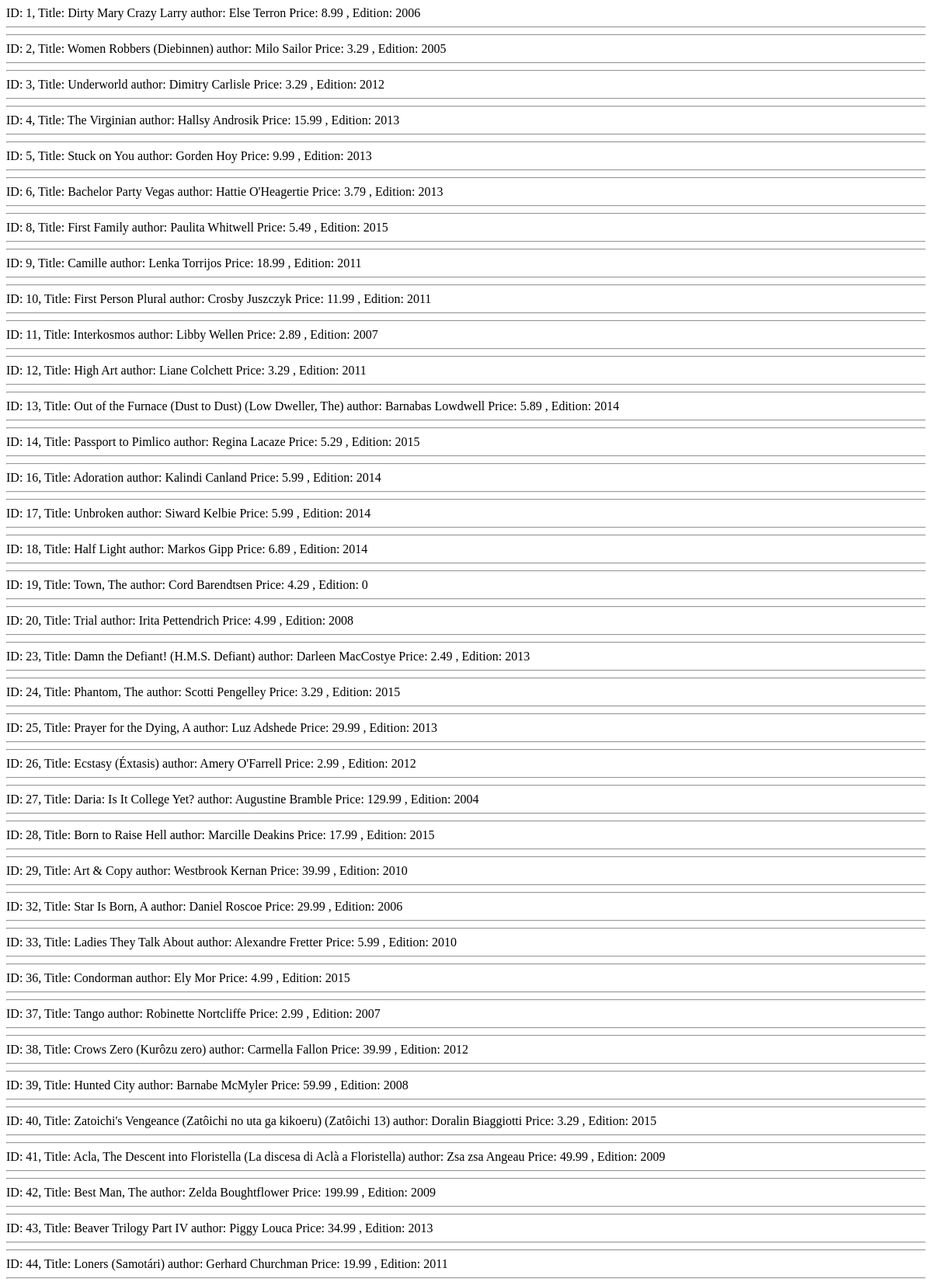
The app's page /books/task3/ (upper part) with its own data.
### apps/bookmodule/models.py (models this page shows)
class Book(models.Model):
 title = models.CharField(max_length = 50)
 author = models.CharField(max_length = 50)
 price = models.FloatField(default = 0.0)
 edition = models.SmallIntegerField(default = 1)

### apps/bookmodule/views.py (the view)
# urls.py: path("task3/", views.task3, name="books.task3"),
def task3(request):
  itemsObjs = Book.objects.filter(~Q(edition__gt = 2015)&
(~Q(title__contains = 'qu') | ~Q(author__contains = 'qu')) )
  return render(request, 'bookmodule/bookList.html', {'books':itemsObjs})

### apps/templates/bookmodule/bookList.html (shortened to what this page needs)
<!DOCTYPE html>
<html lang="en">
      {% load static %}
<head>
 <link rel="stylesheet" href="{% static 'styles.css' %}">
</head>
<body>
   {%for book in books%}
     <div class="book-entry">
      ID: {{book.id}}, Title: {{book.title}} author: {{book.author}}
      Price: {{book.price}} , Edition: {{book.edition}}
      <hr>
     </div>
     <hr>
   {%endfor%}
</body>
</html>

### records on screen
Book: id "1", title "Dirty Mary Crazy Larry", author "Else Terron", price "8.99", edition "2006"
Book: id "2", title "Women Robbers (Diebinnen)", author "Milo Sailor", price "3.29", edition "2005"
Book: id "3", title "Underworld", author "Dimitry Carlisle", price "3.29", edition "2012"
Book: id "4", title "The Virginian", author "Hallsy Androsik", price "15.99", edition "2013"
Book: id "5", title "Stuck on You", author "Gorden Hoy", price "9.99", edition "2013"
Book: id "6", title "Bachelor Party Vegas", author "Hattie O'Heagertie", price "3.79", edition "2013"
Book: id "8", title "First Family", author "Paulita Whitwell", price "5.49", edition "2015"
Book: id "9", title "Camille", author "Lenka Torrijos", price "18.99", edition "2011"
Book: id "10", title "First Person Plural", author "Crosby Juszczyk", price "11.99", edition "2011"
Book: id "11", title "Interkosmos", author "Libby Wellen", price "2.89", edition "2007"
Book: id "12", title "High Art", author "Liane Colchett", price "3.29", edition "2011"
Book: id "13", title "Out of the Furnace (Dust to Dust) (Low Dweller, The)", author "Barnabas Lowdwell", price "5.89", edition "2014"
Book: id "14", title "Passport to Pimlico", author "Regina Lacaze", price "5.29", edition "2015"
Book: id "16", title "Adoration", author "Kalindi Canland", price "5.99", edition "2014"
Book: id "17", title "Unbroken", author "Siward Kelbie", price "5.99", edition "2014"
Book: id "18", title "Half Light", author "Markos Gipp", price "6.89", edition "2014"
Book: id "19", title "Town, The", author "Cord Barendtsen", price "4.29", edition "0"
Book: id "20", title "Trial", author "Irita Pettendrich", price "4.99", edition "2008"
Book: id "23", title "Damn the Defiant! (H.M.S. Defiant)", author "Darleen MacCostye", price "2.49", edition "2013"
Book: id "24", title "Phantom, The", author "Scotti Pengelley", price "3.29", edition "2015"
Book: id "25", title "Prayer for the Dying, A", author "Luz Adshede", price "29.99", edition "2013"
Book: id "26", title "Ecstasy (Éxtasis)", author "Amery O'Farrell", price "2.99", edition "2012"
Book: id "27", title "Daria: Is It College Yet?", author "Augustine Bramble", price "129.99", edition "2004"
Book: id "28", title "Born to Raise Hell", author "Marcille Deakins", price "17.99", edition "2015"
Book: id "29", title "Art & Copy", author "Westbrook Kernan", price "39.99", edition "2010"
Book: id "32", title "Star Is Born, A", author "Daniel Roscoe", price "29.99", edition "2006"
Book: id "33", title "Ladies They Talk About", author "Alexandre Fretter", price "5.99", edition "2010"
Book: id "36", title "Condorman", author "Ely Mor", price "4.99", edition "2015"
Book: id "37", title "Tango", author "Robinette Nortcliffe", price "2.99", edition "2007"
Book: id "38", title "Crows Zero (Kurôzu zero)", author "Carmella Fallon", price "39.99", edition "2012"
Book: id "39", title "Hunted City", author "Barnabe McMyler", price "59.99", edition "2008"
Book: id "40", title "Zatoichi's Vengeance (Zatôichi no uta ga kikoeru) (Zatôichi 13)", author "Doralin Biaggiotti", price "3.29", edition "2015"
Book: id "41", title "Acla, The Descent into Floristella (La discesa di Aclà a Floristella)", author "Zsa zsa Angeau", price "49.99", edition "2009"
Book: id "42", title "Best Man, The", author "Zelda Boughtflower", price "199.99", edition "2009"
Book: id "43", title "Beaver Trilogy Part IV", author "Piggy Louca", price "34.99", edition "2013"
Book: id "44", title "Loners (Samotári)", author "Gerhard Churchman", price "19.99", edition "2011"
